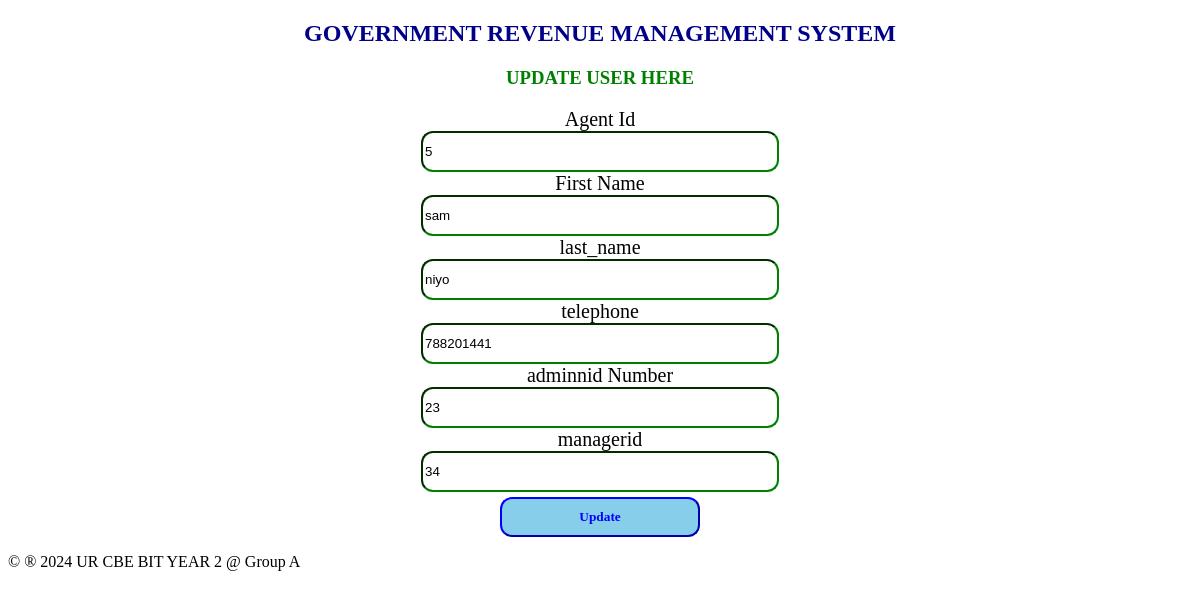
Page /agent_edit.php?agid=5 on the earlier database version.
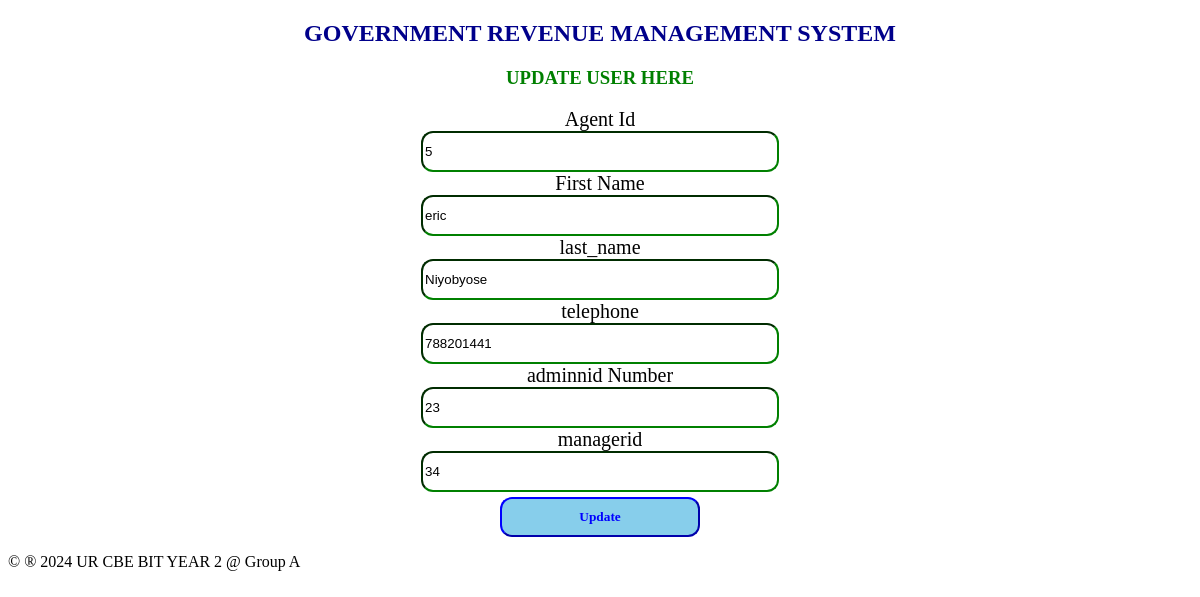
Same page on the later database version.
### tables this page shows
CREATE TABLE `agent` (
  `agid` int(11) NOT NULL,
  `first_name` varchar(100) NOT NULL,
  `last_name` varchar(100) NOT NULL,
  `telephone` int(50) NOT NULL,
  `adminnid` int(11) DEFAULT NULL,
  `managerid` int(11) DEFAULT NULL
);

### agent_edit.php (the view, shortened to what this page needs)
<?php
include"dbconnection.php";
if ($_SERVER['REQUEST_METHOD'] == 'GET') {
  $agid = $_GET["agid"];
    $sql = "SELECT * FROM agent WHERE agid=$agid";
    $result = $connection->query($sql);
    if ($result->num_rows > 0) {
        $row = $result->fetch_assoc();
        $first_name = $row["first_name"];
        $last_name = $row["last_name"];
        $telephone = $row["telephone"];
        $adminnid = $row["adminnid"];
        $managerid = $row["managerid"];
    } else {
        header("location: /myproject/agent_table.php");
        exit;
    }
}
?>
<!DOCTYPE html>
<html>
<head>
</head>
<body>
<center>
    <h2>GOVERNMENT REVENUE MANAGEMENT SYSTEM </h2>
    <h3 style="color:green;">UPDATE USER HERE</h3>
    <section class="forms">
        <form method="POST">
    <label>Agent Id</label><br>
    <input type="number" name="agid" readonly class="input" value="<?php echo $agid; ?>"><br>
     <label>First Name</label><br>
    <input type="text" name="first_name"  class="input" value="<?php echo $first_name; ?>"><br>
    <label>last_name</label><br>
    <input type="text" name="last_name" class="input" value="<?php echo $last_name; ?>"><br>
    <label>telephone </label><br>
    <input type="number" name="telephone" class="input" value="<?php echo $telephone; ?>"><br>
    <label>adminnid Number</label><br>
    <input type="number" name="adminnid" value="<?php echo $adminnid; ?>" class="input"><br>
    <label>managerid</label><br>
    <input type="text" name="managerid" value="<?php echo $managerid; ?>" class="input"><br>
    <input type="submit" name="submit" value="Update" class="sb">
</form>
</section>
</center>
        <footer>
            <p>&copy &reg 2024 UR CBE BIT YEAR 2 @ Group A</p>
        </footer>
</body>
</html>

Differences in the rows shown:
changed agent: first_name "sam" → "eric"; last_name "niyo" → "Niyobyose"
